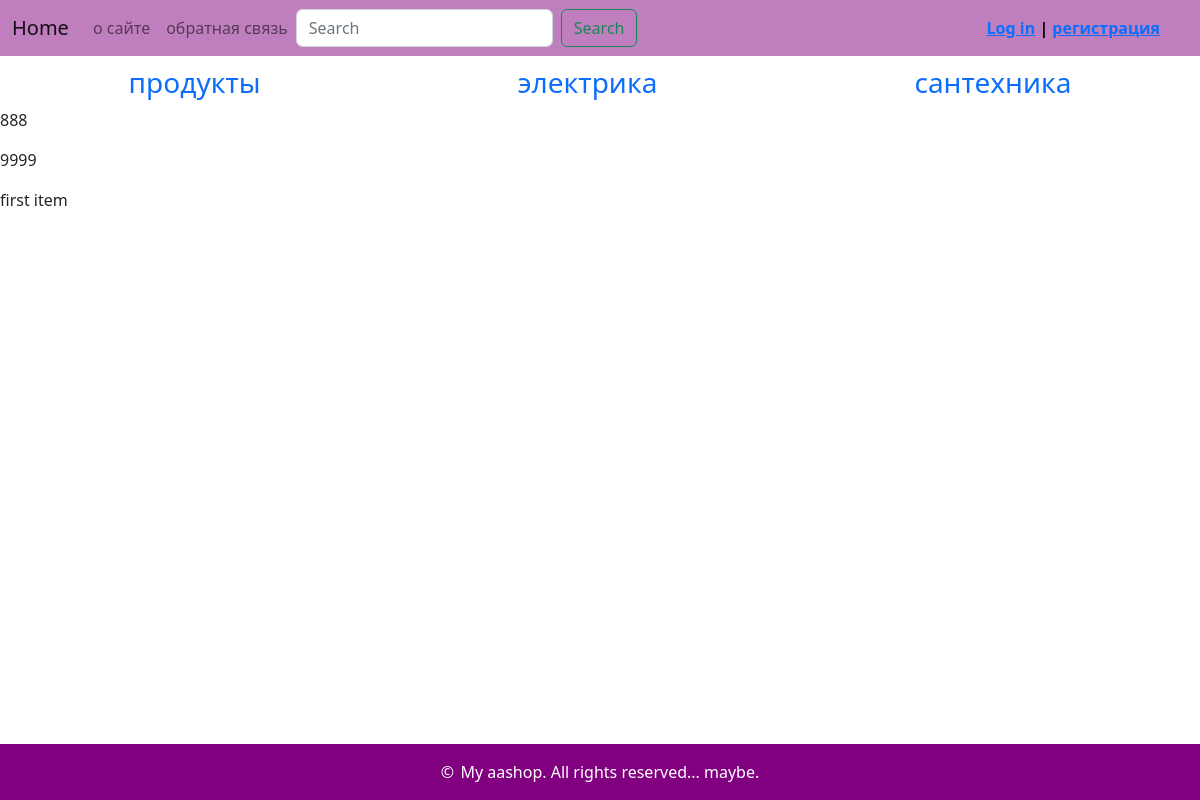
Page /category/1/ on the committed database.
### myapp/models.py (models this page shows, shortened)
class CommonInfo(models.Model):
    slug = models.SlugField(max_length=50, db_index=True, unique=True, verbose_name='slug')
    class Meta:
        abstract = True

class Category(CommonInfo):
    title = models.CharField(max_length=255, verbose_name='категория')
    class Meta:
        verbose_name_plural = 'Categories'
    def __str__(self):
        return self.title
    def get_absolute_url(self):
        return reverse('myapp:category_detail', kwargs={'pk': self.pk})

class Item(CommonInfo):
    name = models.CharField(max_length=255, verbose_name='Название')
    text = models.TextField(blank=True)
    price = models.PositiveIntegerField(help_text='Цена товара')
    photo = models.ImageField(upload_to='photo', null=True)
    is_piblished = models.BooleanField(default=True)
    time_creation = models.DateField(auto_now_add=True)
    cat = models.ForeignKey('Category', on_delete=models.CASCADE, null=True)
    user = models.ForeignKey(User, verbose_name='пользователь', on_delete=models.CASCADE)
    class Meta:
        ordering = ['name']

### myapp/views.py (the view)
# urls.py: path('category/<int:pk>/', CategoryDetail.as_view(), name='category_detail'),
class CategoryDetail(DataMixin, ListView):
    model = Category
    template_name = 'myapp/category_detail.html'
    context_object_name = 'items'
    allow_empty = False
    def get_queryset(self):
        return Item.objects.filter(cat_id=self.kwargs['pk'], is_piblished=True).select_related('cat')
    def get_context_data(self, *, object_list=None, **kwargs):
        context = super().get_context_data(**kwargs)
        mix_cont = self.get_user_context(title='Category - ' + str(context['items'][0].cat))
        return context | mix_cont

### myapp/templatetags/categories_tags.py (called while the page is built)
@register.simple_tag()
def get_cats():
    return Category.objects.all()

### myapp/utils.py (called while the page is built)
    def get_user_context(self, **kwargs):
        context = kwargs
        cats = cache.get('cats')
        if not cats:
            cats = Category.objects.all()
            cache.set('cats', cats, 60)
        user_menu = menu.copy()
        if not self.request.user.is_authenticated:
            user_menu.pop(1)
        context['cats'] = cats
        context['menu'] = user_menu
        return context

### myapp/templates/myapp/category_detail.html
{% extends 'myapp/base.html' %}
{% load static %}
{% block content %}
{% for item in items %}
  <p>{{ item.name }}</p>
{% endfor %}
{% endblock content %}

### myapp/templates/myapp/base.html (shortened to what this page needs)
{% load static %}
{% load categories_tags %}
<!DOCTYPE html>
<html lang="en">
	<head>
		<link rel="stylesheet" href="{% static 'myapp/css/style.css' %}" type="text/css">
		<link href="https://cdn.jsdelivr.net/npm/bootstrap@5.2.3/dist/css/bootstrap.min.css" rel="stylesheet">
	</head>
	<body>
		<nav class="navbar navbar-expand-lg" style="background-color: rgba(128, 0, 128, 0.5); ">
		  <div class="container-fluid">
		    <a class="navbar-brand" href="{% url 'myapp:home' %}">Home</a>
		    <div class="collapse navbar-collapse" id="navbarNavAltMarkup">
		      <div class="navbar-nav">
		          {% for m in menu %}
			          <a class="nav-link" href="{% url m.url %}">{{ m.title }}</a>
		          {% endfor %}
		      </div>
		      <div class="menu log-menu">
						{% if not request.user.is_authenticated %}
							<a href="{% url 'auth:login' %}">Log in</a> | <a href="{% url 'auth:register' %}">регистрация</a>
						{% else %}
							<a class="user-link" href="{% url 'auth:logout' %}">выйти</a> <div class="menu user-name">{{ user.username }}</div>
						{% endif %}
					</div>
			    <form action="{% url 'myapp:search' %}" method="get" class="d-flex" role="search">
            <input name="search" class="form-control me-2" type="text" placeholder="Search" aria-label="Search">
            <button class="btn btn-outline-success" type="submit">Search</button>
          </form>
		    </div>
		  </div>
		</nav>
			<div class="category">
				{% for cat in cats %}
					<h3>
						<a class="cat" href="{{ cat.get_absolute_url }}"  style="text-decoration: none; ">{{ cat.title }}</a>
					</h3>
				{% endfor %}
			</div>
		{% block content %}
		{% endblock content %}
		<div class="footer">&copy;<span> My aashop. All rights reserved... maybe.</span></div>
	</body>
</html>

### myapp/static/myapp/css/style.css (style rules this page uses)
.menu { color: red; text-align: left; display: inline-block; }
.log-menu { position: absolute; right: 0px; margin: 0px 40px 0px 0px; width: 25%; text-align: right; }
.category { display: flex; justify-content: space-around; padding-top: 10px; }
p { box-sizing: content-box !important; }
a, a:visited { color: inherit; text-decoration: none; }
.log-menu { font-weight: 600; color: black; }
:root { box-sizing: border-box; margin: 0; padding: 0; font-family: sans-serif; }
body { height: 100vh; overflow: hidden; }
.footer { position: absolute; bottom: 0; left: 0; right: 0; padding: 1rem; background: purple; color: white; font-weight: 500; display: flex; justify-content: center; align-items: center; gap: 0.2rem; }
body { background-image: url("../images/фон.jpg") !important; background-position: 0 0; background-repeat: no-repeat; background-size: 100% auto; }

### rows in the picture
Category: title "продукты"
Category: title "электрика"
Category: title "сантехника"
Item: name "888"
Item: name "9999"
Item: name "first item"

### other values in the picture
{{ m.title }} "о сайте" "обратная связь"
